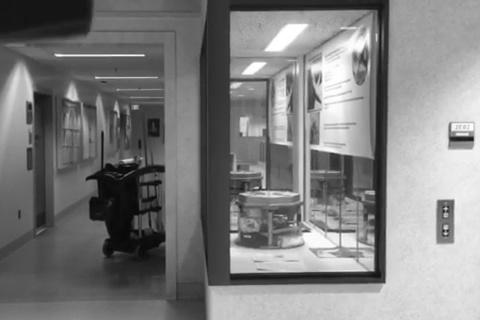
%> input picture crop_origpic0014.jpg, 480 x 320 px; its folder holds 4 pictures in this run
$ octave Motion_Main.m   (GNU Octave 9; MATLAB toolbox functions it lacks are replaced by stand-ins)
%> lines starting %> are read from the running program, lines starting %| are printed output that depends on the picture
close all
clear all
clc

search_step = 2;
%% Clean all the intermediate results
system('rm *crop*');
system('rm *mp4');
system('rm sift*');
system('rm step*');
system('rm with*');
system('rm no*');

%% Load first fame and last frame of the video sequence
img_lst = dir('*.jpg');
img_name_lst = {img_lst.name};
N_img = length(img_name_lst);

img_name_tmp = img_name_lst{1};
Im1 = imread(img_name_tmp);
%> Im1 is the input picture: size 320x480 uint8; min 4, max 255, mean 126.1
Im1_gray = double(rgb2gray(Im1));

img_name_tmp = img_name_lst{N_img};
Im2 = imread(img_name_tmp);
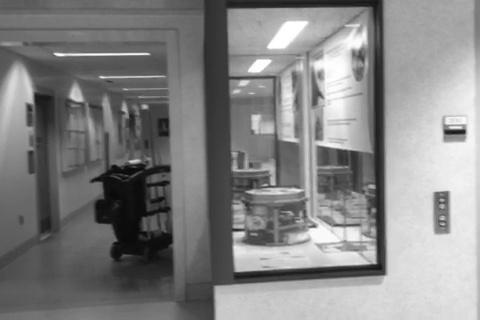
%> input picture crop_origpic0038.jpg, 480 x 320 px
%> Im2 is the input picture: size 320x480 uint8; min 5, max 255, mean 132.1
Im2_gray = double(rgb2gray(Im2));

%% Frame size
[M,N] = size(Im1_gray);
%> M = 320; N = 480

cnt = 1;
for width = search_step:search_step:N
    MSE(cnt) = mean(mean((Im1_gray(:,N-width+1:N) - Im2_gray(:,1:width)).^2));
    cnt = cnt + 1;
end
%> after the loop, MSE = 240 values, max 13063.8 at index 29, min 1110 at index 240, mean 8443; cnt = 241

figure
plot(MSE)
title('The MSE of first and last frame assuming horizontal translation only', 'FontSize', 15)
xlabel('The shift pixel', 'FontSize', 15)
ylabel('The MSE value', 'FontSize', 15)
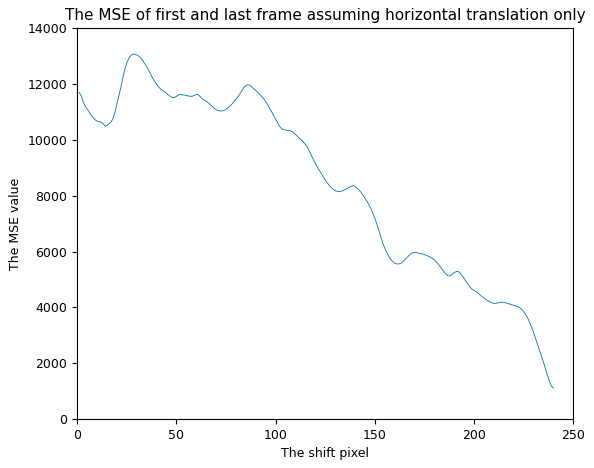
%> figure redrawn from the program's plot data; curve peaks at x = 29, y = 13063.8

width_inx = find(MSE == min(MSE));
%> width_inx = 240

crop_im1 = Im1_gray(:,N-(width_inx-1)*search_step+1:N);
crop_im2 = Im2_gray(:,1:search_step*(width_inx-1));
figure
% The first frame
subplot(2,2,1)
imshow(uint8(Im1_gray));
% The last frame
subplot(2,2,2)
imshow(uint8(Im2_gray));
subplot(2,2,3)
imshow(uint8(crop_im1))
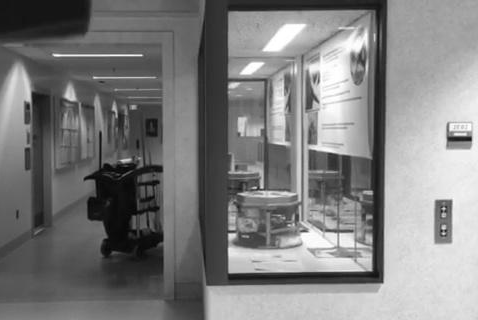
%> displayed picture: size 320x478, on the screen's scale of 0 to 255; min 4, max 255, mean 126.2
subplot(2,2,4)
imshow(uint8(crop_im2))
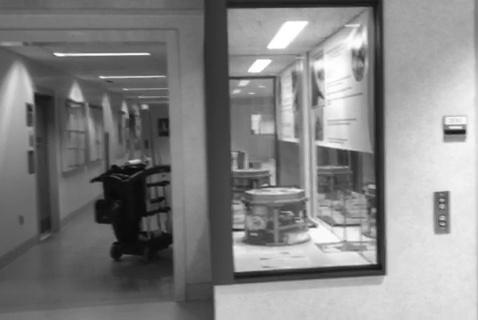
%> displayed picture: size 320x478, on the screen's scale of 0 to 255; min 5, max 255, mean 131.9

cnt = 1;
for n = N_img:-1:1
    old_img_compare = crop_im2;
    img_name = img_name_lst{n};
    img_tmp = double(rgb2gray(imread(img_name)));
    for ii = 1:1:(N - width_inx*search_step)
        crop_tmp = img_tmp(:,ii+1:ii+(width_inx - 1)*search_step);
        MSE_tmp(ii) = mean(mean((crop_tmp - crop_im2).^2));
    end
%> this loop made 0 passes
    %% Very important, save for future
%> (the run ends here)
